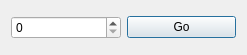
<?xml version="1.0" encoding="UTF-8"?>
<ui version="4.0">
 <class>Dialog</class>
 <widget class="QDialog" name="Dialog">
  <property name="geometry">
   <rect>
    <x>0</x>
    <y>0</y>
    <width>247</width>
    <height>55</height>
   </rect>
  </property>
  <property name="windowTitle">
   <string>Dialog</string>
  </property>
  <layout class="QHBoxLayout" name="horizontalLayout">
   <item>
    <widget class="QSpinBox" name="spinBox"/>
   </item>
   <item>
    <widget class="QPushButton" name="pushButton">
     <property name="text">
      <string>Go</string>
     </property>
    </widget>
   </item>
  </layout>
 </widget>
 <resources/>
 <connections/>
</ui>
